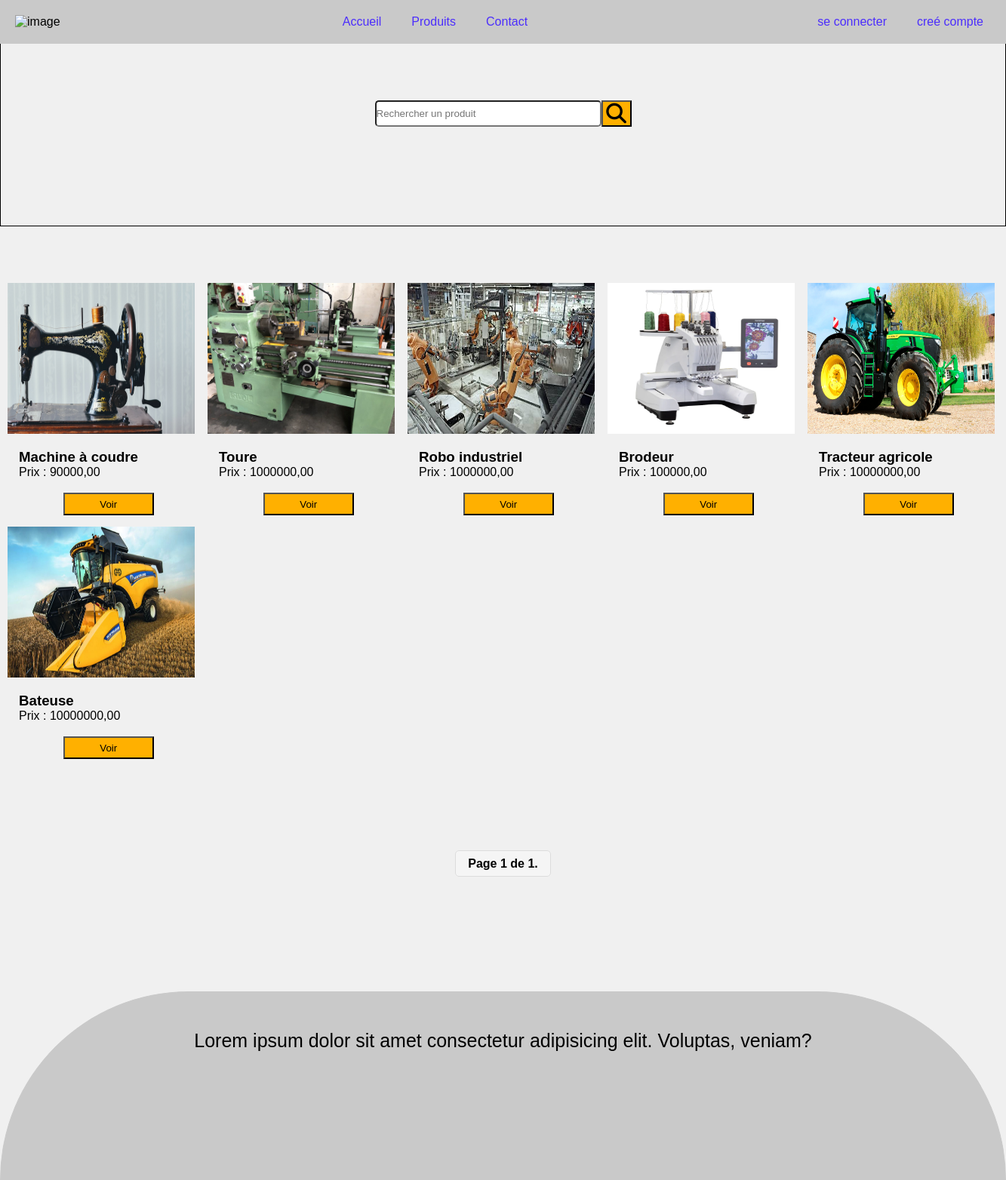
The page /product-list-mach/ on the database its author committed.
### siteweb/models.py (models this page shows, shortened)
class Products(models.Model):
    author = models.ForeignKey(get_user_model(), on_delete=models.CASCADE)
    category = models.ForeignKey(Category, on_delete=models.SET_NULL, null=True, blank=True)
    name = models.CharField(max_length=100)
    description = models.TextField(max_length=300)
    price = models.DecimalField(max_digits=10, decimal_places=2)
    stock = models.PositiveIntegerField()
    slug = models.CharField(max_length=100, unique=True, blank=True)
    status = models.BooleanField(default=True)
    date_on = models.DateTimeField(auto_now_add=True)
    image = models.ImageField(upload_to='products', blank=True, null=True)

### siteweb/views.py (the view)
# urls.py: path('product-list-mach/',ListProductsMachine.as_view(), name='list-product-machine'),
class ListProductsMachine(ListView):
    template_name = 'siteweb/machineProduct.html'
    model = Products
    context_object_name = 'products'
    paginate_by = 10
    def get_queryset(self):
        q = self.request.GET.get('q')
        if q:
            return Products.objects.filter(name__icontains=q, status=True)
        return Products.objects.filter(category=Category.objects.get(name='Machines').id, status=True)

### siteweb/templates/siteweb/machineProduct.html (shortened to what this page needs)
{% extends 'index1.html' %}
{% block header %}
{% load static %}
<link rel="stylesheet" href="{% static 'siteweb/css/product.css' %}">
<link rel="stylesheet" href="https://cdnjs.cloudflare.com/ajax/libs/font-awesome/6.6.0/css/all.min.css"
 />
{% endblock %}
{% block container %}
<div class="product-container">
    <div class="accueil-image">
        <form method="GET" action="{% url 'products' %}" class="search-form">
            <input type="search" name="q" placeholder="Rechercher un produit">
            <button type="submit" class="search-buttom"></button>
        </form>
    </div>
    <div class="container-article">
        {% if products %}
        {% for product in products %}
        <article>
            <a href="{% url 'detail-product' slug=product.slug %}">
                {% if product.image %}
                <div class="image-carte">
                    <img src="{{ product.image.url }}" alt="image">
                </div>
                {% else %}
                <div class="image-carte">
                    <img src="{% static 'siteweb/images/image.png' %}" alt="image">
                </div>
                {% endif %}
            </a>
            <h3 style="margin-top: 20px; margin-left: 15px;">{{product.name}}</h3>
            <p style=" margin-left: 15px; margin-bottom: 0px;">
                Prix : {{product.price}}<br><br>
                <a href="{% url 'detail-product' slug=product.slug %}"><button type="button">Voir</button></a>
            </p>
        </article>
        {% endfor %}
        {% else %}
        <p style=" text-align: center; width: 1300px;">Vide</p>
        {% endif %}
    </div>
    <div class="pagination">
        <span class="step-links">
            <span class="current">
                Page {{ page_obj.number }} de {{ page_obj.paginator.num_pages }}.
            </span>
        </span>
    </div>
</div>
{% endblock %}

### siteweb/static/css/styles1.css (style rules this page uses)
* { margin: 0; padding: 0; box-sizing: border-box; }
body { font-family: Arial, sans-serif; }

### siteweb/static/siteweb/css/product.css (style rules this page uses)
body { background-color:#f0f0f0 ; }
.product-container { width: 100%; height: auto; margin-bottom: 100px; }
.container-article { display: grid; grid-template-columns: repeat(5,250px); grid-template-rows: repeat(7,auto); gap: 15px; margin-left: 10px; margin-right: 10px; margin-bottom: 10px; padding-bottom: 25px; }
button { width: 120px; height: 30px; background-color: #ffb000; margin-left: 25%; margin-right: 25%; }
.image-carte { width: 248px; max-width: 248px; height: 200px; object-fit: contain; }
.image-carte img { width: 100%; height: 200px; }
.pagination { text-align: center; margin-top: 20px; }
.pagination .step-links .current { padding: 8px 16px; border: 1px solid #ddd; border-radius: 5px; background-color: #f5f5f5; }
.pagination .step-links { display: inline-block; padding: 10px; }
.pagination .step-links .current { padding: 8px 16px; border: 1px solid #ddd; border-radius: 5px; background-color: #f5f5f5; font-weight: bold; }
.search-form button { padding: 0px; margin: 0px; }
.search-form { display: flex; justify-content: center; align-items: center; position: relative; z-index: 2; }
.accueil-image { width: 100%; height: 300px; border: solid 1px; margin-bottom: 75px; display: flex; justify-content: center; align-items: center; }
input { height: 35px; width: 300px; border-radius: 5px; }
.search-buttom { width: 40px; height: 35px; }

### rows shown on the page
Products: image (picture), name "Machine à coudre", price "90000,00"
Products: image (picture), name "Toure", price "1000000,00"
Products: image (picture), name "Robo industriel", price "1000000,00"
Products: image (picture), name "Brodeur", price "100000,00"
Products: image (picture), name "Tracteur agricole", price "10000000,00"
Products: image (picture), name "Bateuse", price "10000000,00"

### other values the page prints
{{ page_obj.number }} "1"
{{ page_obj.paginator.num_pages }} "1"
